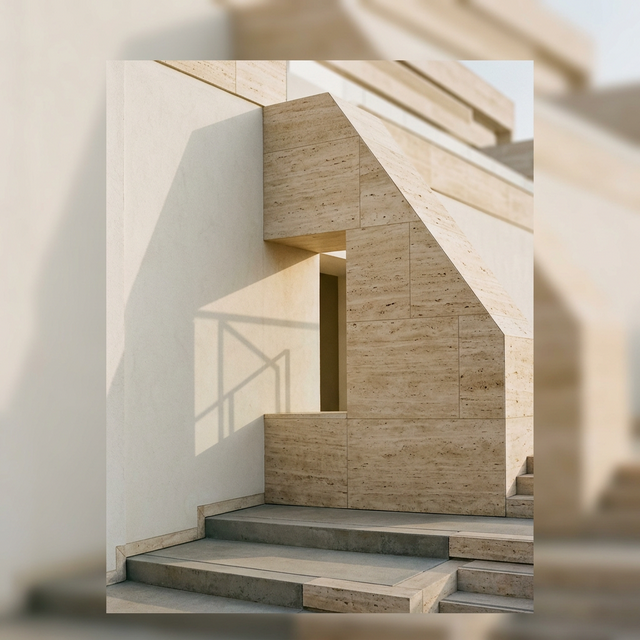
#> input picture assets/capabilities_bg_1772275012525.png, 640 x 640 px
$ python remove_bg.py assets/capabilities_bg_1772275012525.png out.png
#> lines starting #> are read from the running program, lines starting #| are printed output that depends on the picture
from PIL import Image
import numpy as np
import sys

def remove_background(input_path, output_path):
#> called with input_path = 'assets/capabilities_bg_1772275012525.png', output_path = 'out.png'
    img = Image.open(input_path).convert("RGBA")
    data = np.array(img)

    # Get the background color from top-left pixel
    bg_color = data[0, 0, :3].astype(np.int32)
#> bg_color = [226, 218, 208]

    # Calculate color distance and create alpha mask
    pixels = data[:, :, :3].astype(np.int32)
    dist = np.linalg.norm(pixels - bg_color, axis=2)
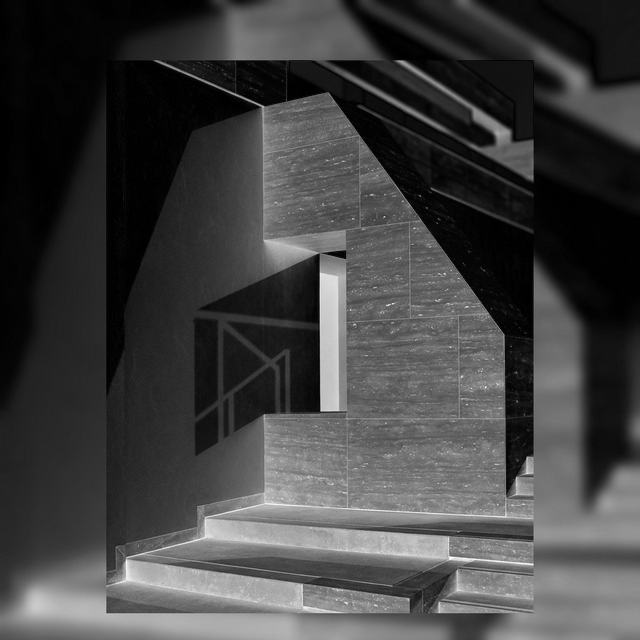
#> dist: shape (640, 640) float64; min 0, max 371.4, mean 95.9; drawn with min black and max white

    # Soft thresholding for anti-aliased text
    # The background is uniform, so distance is near 0 for bg.
    # Text is dark, so distance is high.
    alpha = np.clip((dist - 15) * 5, 0, 255).astype(np.uint8)
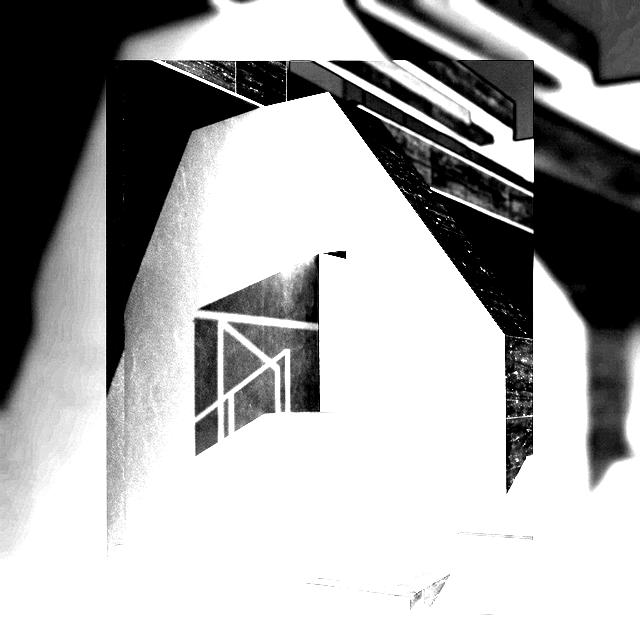
#> alpha: shape (640, 640); min 0, max 255, mean 170.1

    # Because there might be semi-transparent pixels, we should keep their original rgb
    # but for text where it's anti-aliased with background, we should ideally subtract background.
    # We will just invert the background with alpha channel.
    # To avoid white fringes on dark backgrounds:
    # Instead of original pixels, we can set the RGB to the darkest pixel color,
    # or just use the original RGB but with the new alpha mask.
    data[:, :, 3] = alpha
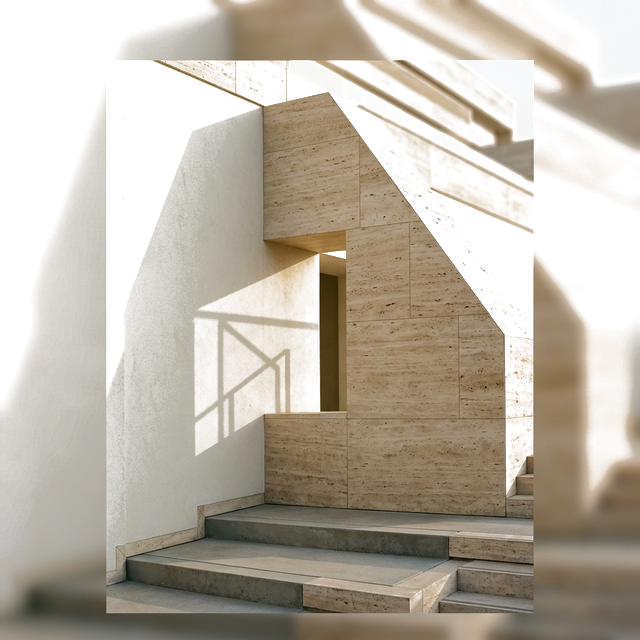
#> data: shape (640, 640, 4); mean R, G, B, A 176.9, 165.4, 148.4, 170.1; transparent parts drawn white

    Image.fromarray(data).save(output_path)
    print(f"Saved to {output_path}")

input_img = sys.argv[1]
output_img = sys.argv[2]
remove_background(input_img, output_img)

$ run again, on assets/method_bg_1772275029443.png
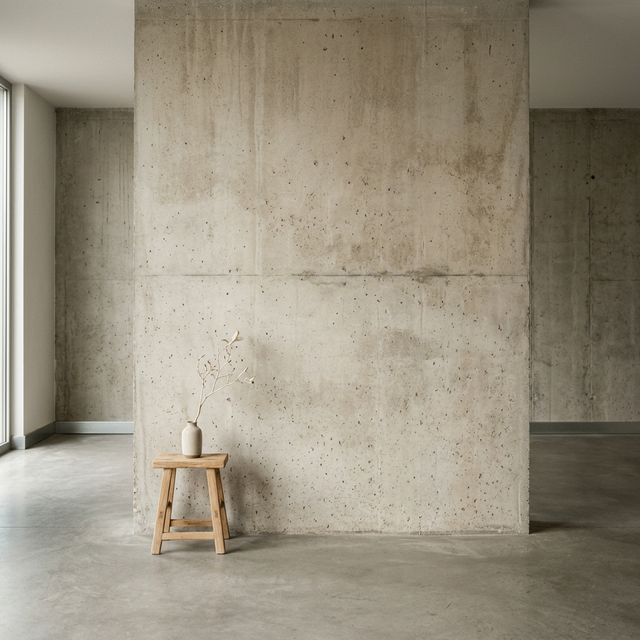
#> input picture assets/method_bg_1772275029443.png, 640 x 640 px
#> bg_color = [163, 160, 147]
#> in remove_background, `alpha = np.clip((dist - 15) * 5, 0, 255).astype(np.uint8)`:
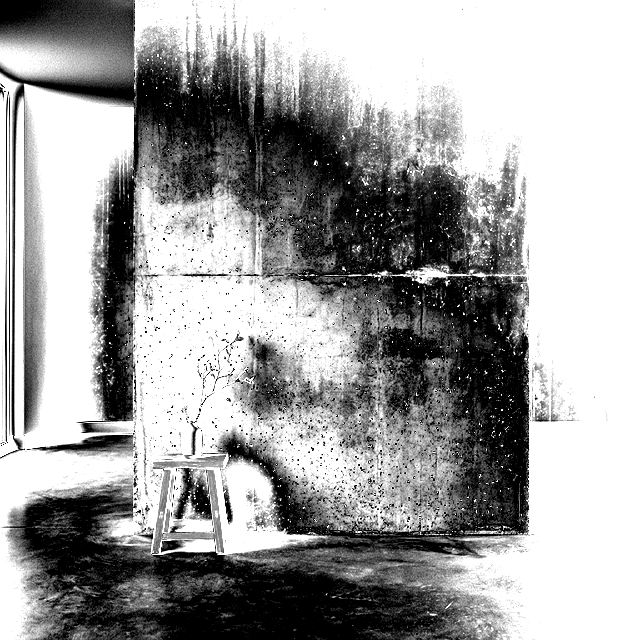
#> alpha: shape (640, 640); min 0, max 255, mean 161.7
#> in remove_background, `data[:, :, 3] = alpha`:
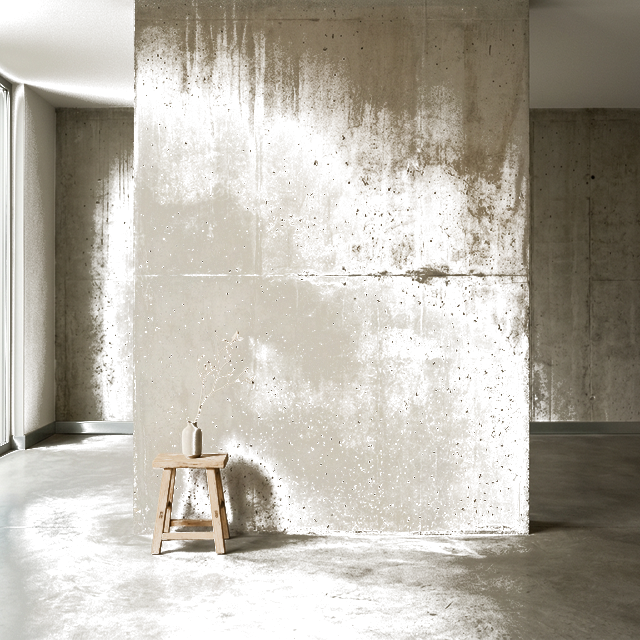
#> data: shape (640, 640, 4); mean R, G, B, A 151.9, 143.7, 127.1, 161.7; transparent parts drawn white
